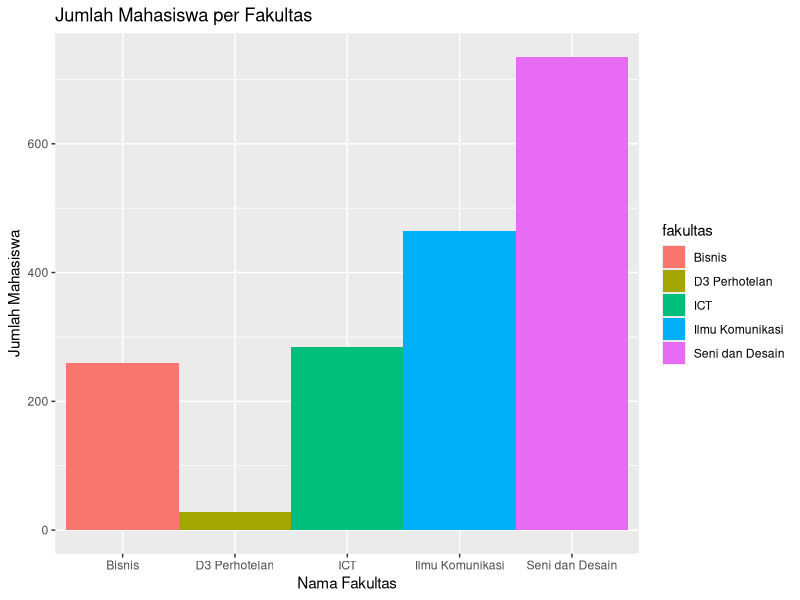

Recreate this plot in R.
#Membuat dua vector
fakultas <- c("Bisnis", "D3 Perhotelan", "ICT", "Ilmu Komunikasi", "Seni dan Desain")
jumlah_mahasiswa <- c(260, 28, 284, 465, 735)
akreditasi <- c("A","A","B","A","A")

#Buat data frame dari ketiga vector di atas
info_mahasiswa <- data.frame(fakultas, jumlah_mahasiswa, akreditasi)
info_mahasiswa

#Menggunakan package ggplot2
library(ggplot2)

#Membuat kanvas
gambar <- ggplot(info_mahasiswa, aes(x=fakultas, y=jumlah_mahasiswa, fill=fakultas))

#Menambahkan objek bar chart, simpan kembali sebagai variable gambar
gambar <- gambar + geom_bar(width=1, stat="identity")

#Menambahkan judul grafik
gambar <- gambar + ggtitle("Jumlah Mahasiswa per Fakultas")

#Menambahkan caption pada sumbu x
gambar <- gambar + xlab("Nama Fakultas")

#Menambahkan caption pada sumbu y
gambar <- gambar + ylab("Jumlah Mahasiswa")

#Menggambar grafik
gambar